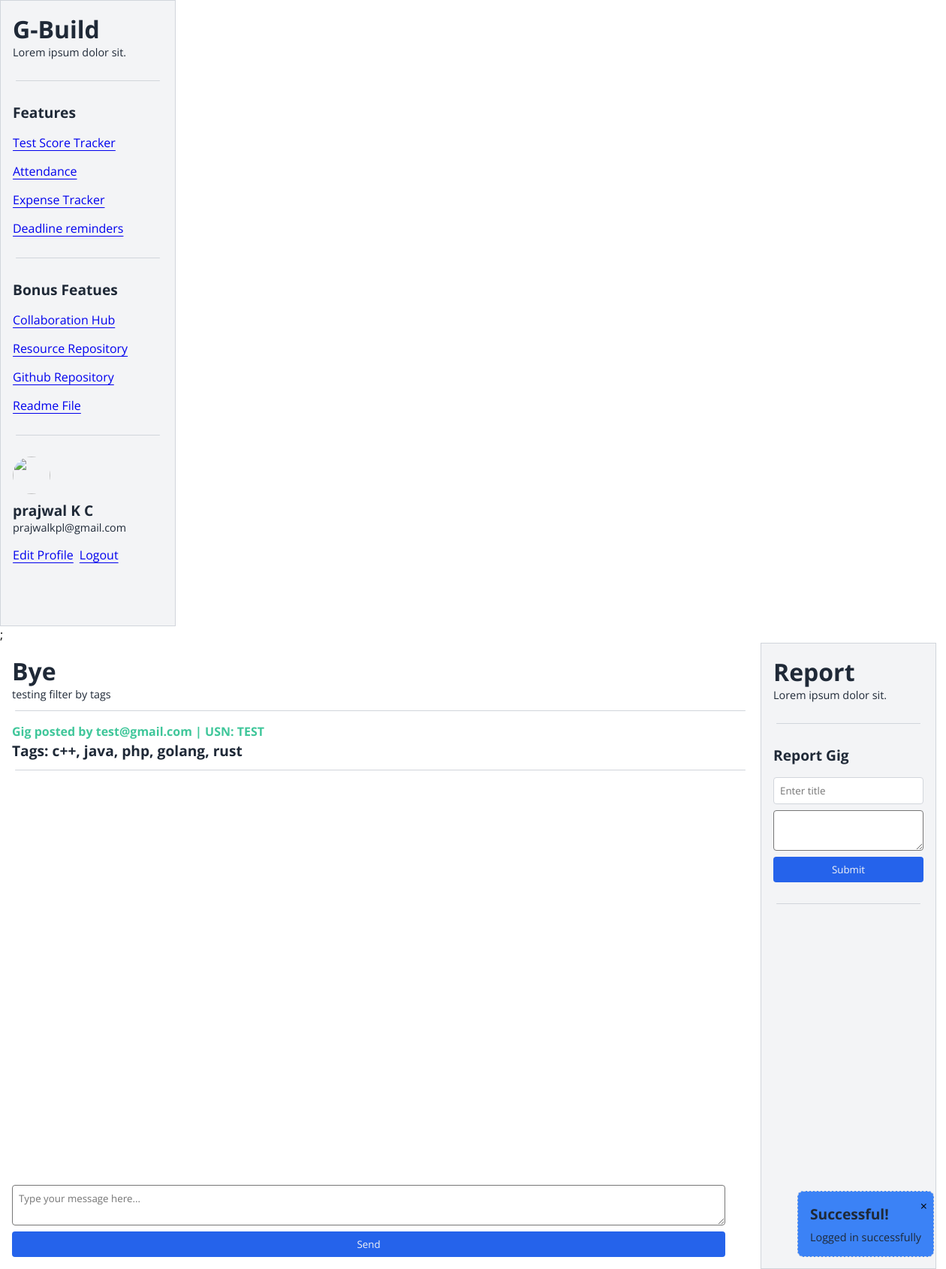
The page /index.php?page=gig&id=3 (signed in) on the database its author committed.
### tables this page shows
CREATE TABLE `gigs` (
  `id` int(11) NOT NULL,
  `title` varchar(256) DEFAULT 'Not Given',
  `description` text DEFAULT NULL,
  `tags` varchar(256) DEFAULT NULL,
  `updated_at` timestamp NOT NULL DEFAULT current_timestamp() ON UPDATE current_timestamp(),
  `email` varchar(256) DEFAULT NULL,
  `usn` varchar(256) DEFAULT NULL
);

### php/functions.php (called while the page is built, shortened)
<?php
$conn = mysqli_connect(server, host, password, db_name);
function getGigById($gig_id)
{
    global $conn;
    $sql = "SELECT * FROM gigs WHERE id='$gig_id'";
    $result = mysqli_query($conn, $sql);
    $gig = null;
    if (mysqli_num_rows($result) == 1) {
        $gig = mysqli_fetch_assoc($result);
    }
    return $gig;
}

### pages/GigPage.php (the view, shortened to what this page needs)
<?php
require_once("./php/functions.php");
?>
<section class="dashboard__section">
    <div class="dashboard__section-left">
        <?php
        if (isset($_GET['id'])) {
            $gig_id = $_GET['id'];
            $gig = getGigById($gig_id);
            if ($gig) {
        ?>
                <div>
                    <h4><?= $gig['title'] ?></h4>
                    <p><?= $gig['description'] ?></p>
                </div>
                <div class="separator"></div>
                <h5 style="color: var(--success);">
                    <span style="font-size: 1rem;">Gig posted by <?= $gig['email'] ?> | USN: <?= $gig['usn'] ?></span>
                </h5>
                <h5>Tags: <?= $gig['tags'] ?></h5>
        <?php
            } else {
                echo "<p>Gig not found.</p>";
            }
        } else {
            echo "<p>Gig ID not provided.</p>";
        }
        ?>
        <div class="separator"></div>
        <div class="flex items-center gap-4">
            <div class="chat-ui" style="width:100%; height:70vh; display:flex; flex-direction:column; justify-content:space-between;">
                <form id="message-form" class="flex flex-col gap-2" style="position:fixed; bottom:1rem; max-width:950px; width:100%;">
                    <textarea name="message" id="message-input" placeholder="Type your message here..." required></textarea>
                    <button type="submit" class="primary__btn">Send</button>
                </form>
            </div>
        </div>
    </div>
    <div>
        <aside style="max-width: 200px; width: 100%; display: flex; flex-direction: column; gap: 1rem; z-index: 10; background-color: var(--primary); padding: 1rem; min-height: 100vh; margin-right: 30px;" class="border">
            <div>
                <h4>Report</h4>
                <p>Lorem ipsum dolor sit.</p>
            </div>
            <div class="separator"></div>
            <h5>Report Gig</h5>
            <div style="display: flex; flex-direction: column; gap: 1rem;">
                <form method="post" action=<?= "./php/actions.php?reportGig=" . $_GET['id'] ?> class="flex flex-col gap-2">
                    <input type="text" name="title" placeholder="Enter title" class="border" required>
                    <textarea name="remarks" id="remarks" cols="" rows="2" required></textarea>
                    <button class="primary__btn">Submit</button>
                </form>
            </div>
            <div class="separator"></div>
        </aside>
    </div>
</section>

### pages/globals.css (style rules this page uses)
* { padding: 0rem; margin: 0rem; font-family: "Open Sans", sans-serif; }
:root { --primary: #f3f4f6; --border: #d1d5db; --secondary: #1f2937; --accent: #2563eb; --danger: #ef4444; --success: #10b981; --warning: #f59e0b; --info: #3b82f6; }
.flex { display: flex; flex-wrap: wrap; }
.items-center { align-items: center; }
.flex { display: flex; }
.flex-col { flex-direction: column; }
p { font-size: 0.9rem; color: var(--secondary); }
h1, h2, h3, h4, h5, h6 { padding: 0px; margin: 0px; background-color: transparent; }
h4 { font-size: 2rem; color: var(--secondary); }
h5 { font-size: 1.2rem; color: var(--secondary); }
span { font-size: 0.75rem; opacity: 0.8; background-color: transparent; }
input, select, textarea { padding: 0.5rem; border-radius: 0.25rem; }
.border { border: 1px solid var(--border); }
.gap-2 { gap: 0.5rem; }
.primary__btn { background-color: var(--accent); color: var(--primary); padding: 0.5rem 1rem; border: 1px solid var(--border); border-radius: 0.25rem; border: none; cursor: pointer; }
.separator { content: " "; max-width: 100%; height: 1px; border-radius: 10px; color: var(--border); background-color: var(--border); margin: 0.75rem 0.25rem; }
.dashboard__section { display: flex; max-width: 1250px; min-width: 1250px; width: 100%; justify-content: space-between; }
.dashboard__section-left { padding: 1rem 1rem; width: 100%; height: 100vh; overflow: auto; }

### rows shown on the page
gigs: title "Bye", description "testing filter by tags", email "test@gmail.com", usn "TEST", tags "c++, java, php, golang, rust"

### other values the page prints
$success "Logged in successfully"
$_SESSION['user']['name'] "prajwal K C"
$_SESSION['user']['email'] "prajwalkpl@gmail.com"
